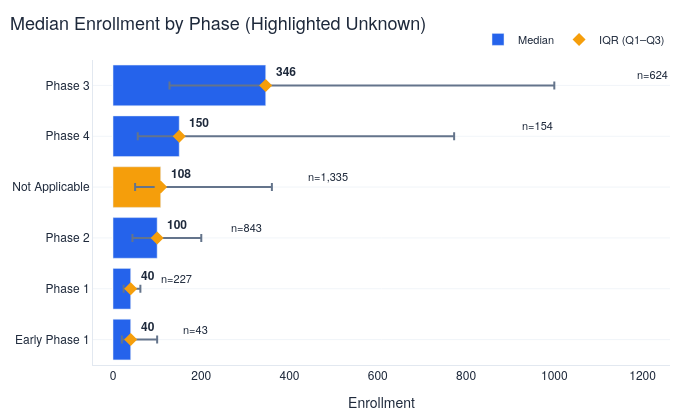

Write notebook code for a chart like this one.
### Code cell
# Chart 3A-1: Box-style comparison — Median enrollment by phase with IQR
# Sort by median for visual clarity
df_plot = df_3a.sort_values('enrollment_median', ascending=True)

# 1. Define colors: Accent (Amber) for non-standard phases, Primary (Blue) for the rest
bar_colors = [
    COLORS['accent'] if p in ['Not Applicable', 'Unknown'] else COLORS['primary'] 
    for p in df_plot['phase']
]

fig = go.Figure()

# 2. Add the Bar trace with the dynamic color list
fig.add_trace(go.Bar(
    y=df_plot['phase'],
    x=df_plot['enrollment_median'],
    orientation='h',
    marker_color=bar_colors,
    name='Median',
    hoverinfo='skip' # Optional: keeps the focus on the markers/labels
))

# 3. Add IQR as error bars (Keep as is)
fig.add_trace(go.Scatter(
    y=df_plot['phase'],
    x=df_plot['enrollment_median'],
    error_x=dict(
        type='data',
        symmetric=False,
        array=(df_plot['enrollment_q3'] - df_plot['enrollment_median']).tolist(),
        arrayminus=(df_plot['enrollment_median'] - df_plot['enrollment_q1']).tolist(),
        color=COLORS['secondary'],
        thickness=2
    ),
    mode='markers',
    marker=dict(size=10, color=COLORS['accent'], symbol='diamond'),
    name='IQR (Q1–Q3)',
    showlegend=True
))

for _, row in df_plot.iterrows():
    # A. MEDIAL VALUE ANNOTATION (Above and slightly right of the bar end)
    fig.add_annotation(
        y=row['phase'],
        x=row['enrollment_median'],
        text=f"<b>{row['enrollment_median']:,.0f}</b>", # Bolded here
        showarrow=False,
        font=dict(size=12, color=COLORS['dark']),
        yshift=14,                # <--- TUNE THIS: Positive moves text TOP
        xshift=8,                # <--- TUNE THIS: Positive moves text RIGHT
        xanchor='left'            # Anchor left to help the 'right' shift feel natural
    )

# 4. Add n_trials annotation (Keep as is)
for _, row in df_plot.iterrows():
    fig.add_annotation(
        y=row['phase'], 
        x=row['enrollment_q3'] + (row['enrollment_q3'] * 0.15),
        text=f"n={row['n_trials']:,}",
        showarrow=False, 
        font=dict(size=11, color=COLORS['dark']),
        yshift=11, 
        xshift=32,            # Moves the text 18 pixels ABOVE the bar
        xanchor='center',
)

style_fig(fig, title='Median Enrollment by Phase (Highlighted Unknown)', height=420, width=700)
fig.update_xaxes(title_text='Enrollment')
fig.update_layout(
    showlegend=True,
    legend=dict(orientation='h', yanchor='bottom', y=1.02, xanchor='right', x=1),
)
fig.show()

### Figure 1 — Plotly figure (JSON) as saved in the notebook; plotly's stock layout.template omitted (floating-point values rounded to 4 significant figures)
{"data": [{"hoverinfo": "skip", "marker": {"color": ["#2563EB", "#2563EB", "#2563EB", "#F59E0B", "#2563EB", "#2563EB"]}, "name": "Median", "orientation": "h", "type": "bar", "x": [40, 40, 100, 108, 150, 346], "y": ["Early Phase 1", "Phase 1", "Phase 2", "Not Applicable", "Phase 4", "Phase 3"]}, {"error_x": {"array": [60, 22, 100, 252, 623, 654], "arrayminus": [20, 16, 56, 58, 94, 218], "color": "#64748B", "symmetric": false, "thickness": 2, "type": "data"}, "marker": {"color": "#F59E0B", "size": 10, "symbol": "diamond"}, "mode": "markers", "name": "IQR (Q1–Q3)", "showlegend": true, "type": "scatter", "x": [40, 40, 100, 108, 150, 346], "y": ["Early Phase 1", "Phase 1", "Phase 2", "Not Applicable", "Phase 4", "Phase 3"]}], "layout": {"annotations": [{"font": {"color": "#1E293B", "size": 12}, "showarrow": false, "text": "<b>40</b>", "x": 40, "xanchor": "left", "xshift": 8, "y": "Early Phase 1", "yshift": 14}, {"font": {"color": "#1E293B", "size": 12}, "showarrow": false, "text": "<b>40</b>", "x": 40, "xanchor": "left", "xshift": 8, "y": "Phase 1", "yshift": 14}, {"font": {"color": "#1E293B", "size": 12}, "showarrow": false, "text": "<b>100</b>", "x": 100, "xanchor": "left", "xshift": 8, "y": "Phase 2", "yshift": 14}, {"font": {"color": "#1E293B", "size": 12}, "showarrow": false, "text": "<b>108</b>", "x": 108, "xanchor": "left", "xshift": 8, "y": "Not Applicable", "yshift": 14}, {"font": {"color": "#1E293B", "size": 12}, "showarrow": false, "text": "<b>150</b>", "x": 150, "xanchor": "left", "xshift": 8, "y": "Phase 4", "yshift": 14}, {"font": {"color": "#1E293B", "size": 12}, "showarrow": false, "text": "<b>346</b>", "x": 346, "xanchor": "left", "xshift": 8, "y": "Phase 3", "yshift": 14}, {"font": {"color": "#1E293B", "size": 11}, "showarrow": false, "text": "n=43", "x": 115, "xanchor": "center", "xshift": 32, "y": "Early Phase 1", "yshift": 11}, {"font": {"color": "#1E293B", "size": 11}, "showarrow": false, "text": "n=227", "x": 71.3, "xanchor": "center", "xshift": 32, "y": "Phase 1", "yshift": 11}, {"font": {"color": "#1E293B", "size": 11}, "showarrow": false, "text": "n=843", "x": 230, "xanchor": "center", "xshift": 32, "y": "Phase 2", "yshift": 11}, {"font": {"color": "#1E293B", "size": 11}, "showarrow": false, "text": "n=1,335", "x": 414, "xanchor": "center", "xshift": 32, "y": "Not Applicable", "yshift": 11}, {"font": {"color": "#1E293B", "size": 11}, "showarrow": false, "text": "n=154", "x": 889.0, "xanchor": "center", "xshift": 32, "y": "Phase 4", "yshift": 11}, {"font": {"color": "#1E293B", "size": 11}, "showarrow": false, "text": "n=624", "x": 1150, "xanchor": "center", "xshift": 32, "y": "Phase 3", "yshift": 11}], "font": {"color": "#1E293B", "family": "Helvetica Neue", "size": 12}, "height": 420, "legend": {"bgcolor": "rgba(0,0,0,0)", "font": {"size": 11}, "orientation": "h", "x": 1, "xanchor": "right", "y": 1.02, "yanchor": "bottom"}, "margin": {"b": 50, "l": 60, "r": 30, "t": 60}, "paper_bgcolor": "white", "plot_bgcolor": "white", "showlegend": true, "title": {"font": {"color": "#1E293B", "family": "Helvetica Neue", "size": 18}, "pad": {"l": 10, "t": 10}, "text": "Median Enrollment by Phase (Highlighted Unknown)", "x": 0, "xanchor": "left"}, "width": 700, "xaxis": {"linecolor": "#E2E8F0", "linewidth": 1, "showgrid": false, "title": {"text": "Enrollment"}}, "yaxis": {"gridcolor": "#F1F5F9", "linecolor": "#E2E8F0", "linewidth": 1, "showgrid": true}}}
